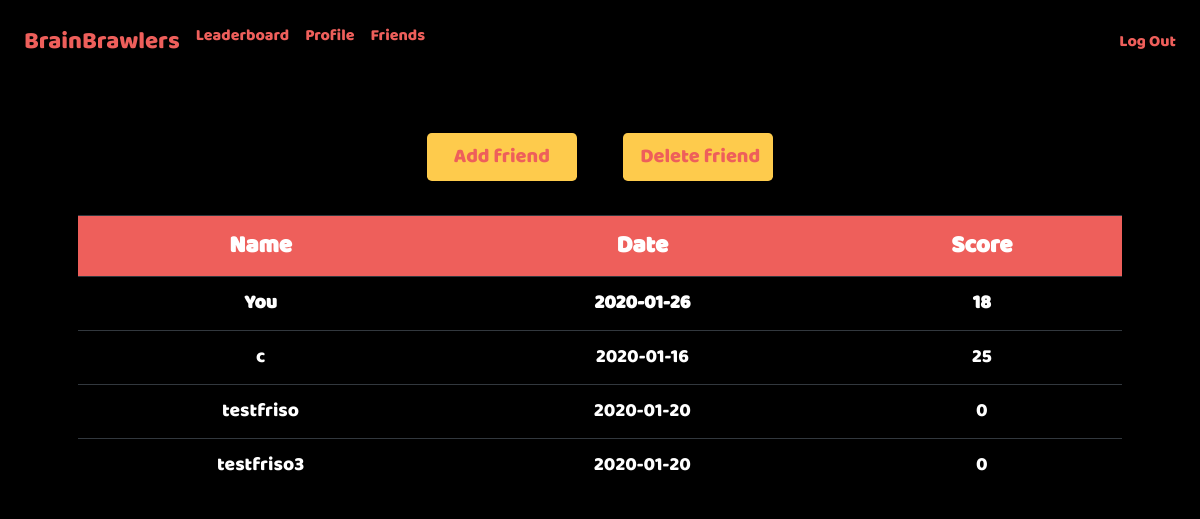
Before: /friends (signed in) with the older database file.
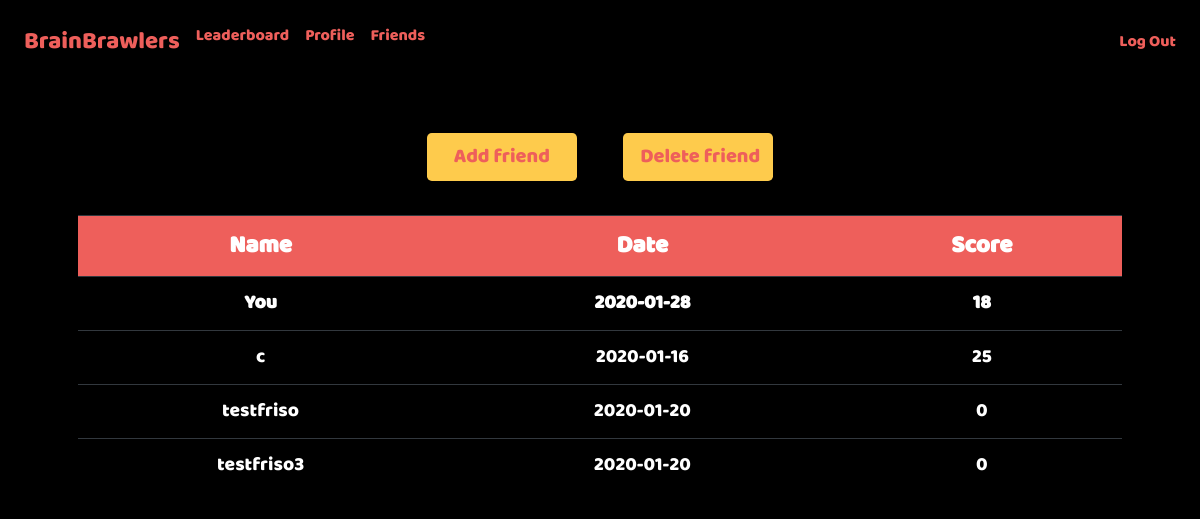
After: the same page with the newer database file.
### tables this page shows
CREATE TABLE 'users' ('id' integer PRIMARY KEY AUTOINCREMENT NOT NULL, 'username' text NOT NULL, 'hash' text NOT NULL, 'highscore' integer NOT NULL, 'date'  date NOT NULL DEFAULT CURRENT_DATE  , 'highscore_mirror' integer);

### application.py (the view)
@app.route("/friends", methods=["GET"])
@login_required
def friends():
    friends = set([friend["friendname"] for friend in db.execute("SELECT friendname FROM friends WHERE user_id= :user_id", user_id=session["user_id"])])
    highscores = sum([db.execute("SELECT username, highscore, date FROM users WHERE username=:username", username=friend) for friend in friends], [])
    highscores = sorted(highscores, key=lambda k:k["highscore"], reverse=True)
    yourscore = db.execute("SELECT highscore, date FROM users WHERE id=:user_id", user_id=session["user_id"])
    return render_template("friends/friends.html", highscores=highscores, yourscore=yourscore[0])

### application.py (called while the page is built)
@app.after_request
def after_request(response):
    response.headers["Cache-Control"] = "no-cache, no-store, must-revalidate"
    response.headers["Expires"] = 0
    response.headers["Pragma"] = "no-cache"
    return response

### helpers.py (called while the page is built)
def login_required(f):
    @wraps(f)
    def decorated_function(*args, **kwargs):
        if session.get("user_id") is None:
            return redirect("/index")
        return f(*args, **kwargs)
    return decorated_function

### templates/friends/friends.html (shortened to what this page needs)
{% extends "layout.html" %}
{% block css %}
<link href="/static/css/index_style.css" rel="stylesheet">
{% endblock %}
{% block main %}
    <p>
        <br>
        <br>
    </p>
    <a href="/add_friend"><button type="button" class="btn btn-lg">Add friend</button></a>
    <a href="/delete_friend"><button type="submit" class="btn btn-lg">Delete friend</button></a>
    <table id=table class="table table-dark" style="width:100%">
        <link href="/static/css/leaderboard.css" rel="stylesheet">
        <tr>
            <th>Name</th>
            <th>Date</th>
            <th>Score</th>
        </tr>
        <tr>
            <td><strong>You</strong></td>
            <td><strong>{{ yourscore.date }}</strong></td>
            <td><strong>{{ yourscore.highscore }}</strong></td>
        </tr>
    {% for highscore in highscores %}
        <tr>
            <td>{{ highscore.username }}</td>
            <td>{{ highscore.date }}</td>
            <td>{{ highscore.highscore }}</td>
        </tr>
    {% endfor %}
    </table>
{% endblock %}

Changed rows visible on the page:
changed users (number 1 of 4 on the later page): date "2020-01-26" → "2020-01-28"
